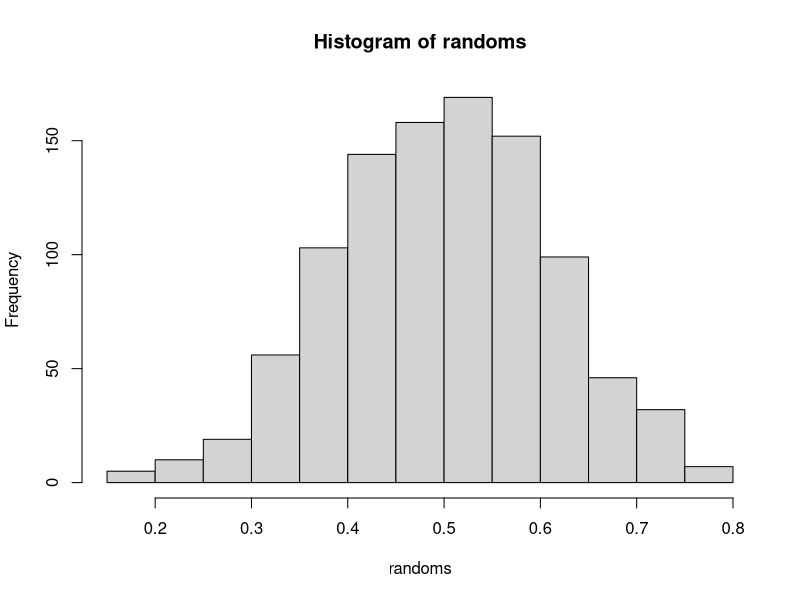

R code for this plot:
n = 10;

m = 10;

randoms <-vector();

num_var = 1000;

index = 1;

while(index <=num_var) {

	u<-vector();

	index1 =1;

	while(index1 <= n+m-1) {

		u[index1] = runif(1,0,1);
	
		index1 = index1 + 1;

	}

	u = sort(u);

	randoms[index] = u[n];

	index = index + 1;

}

print(randoms);
hist(randoms);


